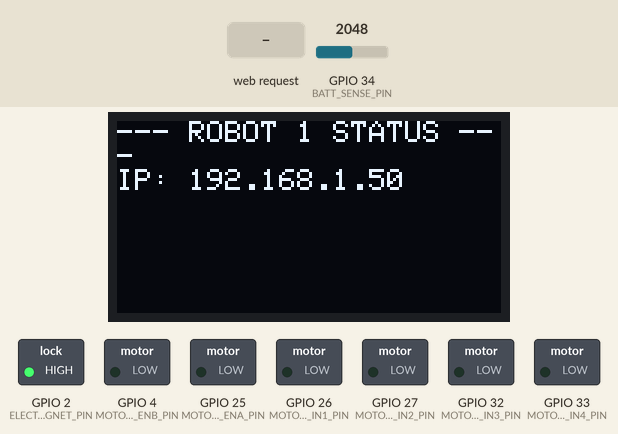
Simulated run of this sketch. Board: ESP32. Shown: 128×64 one-colour display, switched loads named in the sketch (green lamp = pin HIGH). Dashed ring = blinking. Inputs (shaded band) come from the test bench; at power-on: GPIO 34 (BATT_SENSE_PIN) = 2048. WiFi joins after 1.5 s; servers stay silent unless stated; what the sketch prints to the serial monitor is not drawn.

Above: at 3.2 s.
3.3 s: HTTP request GET /?dtype=speed received
At 3.71 s:
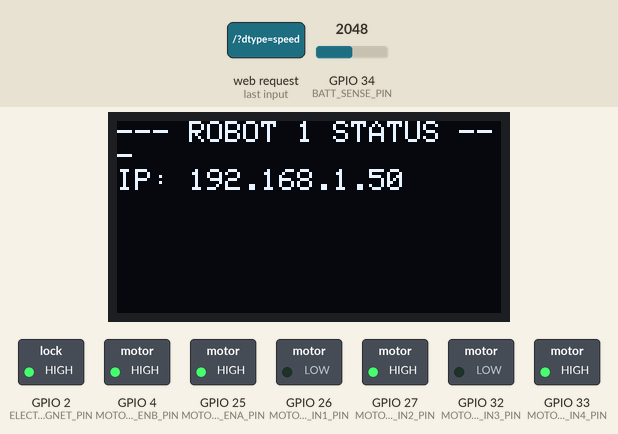
At 11.71 s:
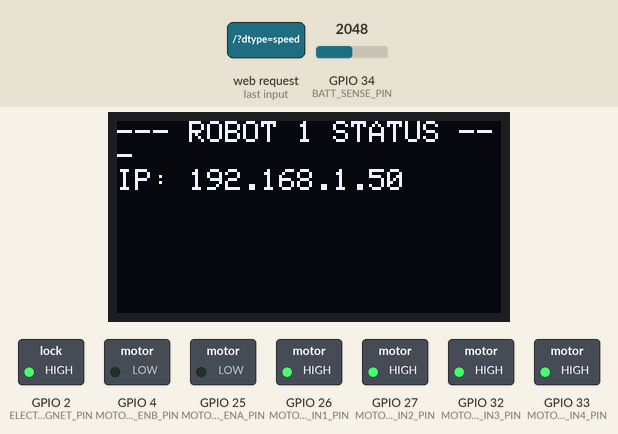
Timing chart, 0 to 13.5 s (numbered marks = the images above; inputs shaded):
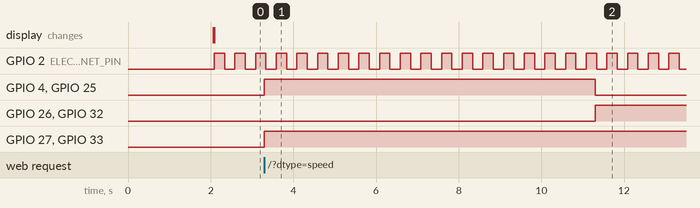

Measured:
- after the input at 3.3 s, GPIO 4 (MOTOR2_ENB_PIN), GPIO 25 (MOTOR1_ENA_PIN): LOW → HIGH at once, → LOW 8.0 s later; GPIO 26 (MOTOR1_IN1_PIN), GPIO 32 (MOTOR2_IN3_PIN): LOW → HIGH after 8.0 s; GPIO 27 (MOTOR1_IN2_PIN), GPIO 33 (MOTOR2_IN4_PIN): LOW → HIGH at once
- by itself, GPIO 2 (ELECTROMAGNET_PIN): alternates HIGH for 0.25 s and LOW for 0.25 s

The sketch:

Robot-Firmware.ino
```cpp
#include "pinout.h"
#include "drivetrain.h"
#include "server.h"
#include "screen.h"

// Heartbeat Task
void heartbeatTask(void) {
    static uint32_t lastBlink_ms = 0;
    static const uint32_t blinkPeriod_ms = 250;
    uint32_t currentTime_ms = millis();
    if (lastBlink_ms + blinkPeriod_ms <= currentTime_ms) {
        digitalWrite(LED_BUILTIN, !digitalRead(LED_BUILTIN));
        lastBlink_ms = currentTime_ms;
    }
}

// Voltage Sense Task
void voltageSenseTask(void) {
    static uint32_t lastSample_ms = 0;
    static const uint32_t samplePeriod_ms = 1000;
    uint32_t currentTime_ms = millis();
    if (lastSample_ms + samplePeriod_ms <= currentTime_ms) {
        // CHANGED: 12-bit ADC reading from 0 to 3.3V (ESP32) - was 10-bit/0-1V on ESP8266.
        const uint32_t maxADCValue = (1 << 12);   // CHANGED: (1<<10) -> (1<<12), ESP32 ADC is 12-bit
        const uint32_t adcVref_mV = 3300;

        const uint32_t R_TOP_kOhm = 100;
        const uint32_t R_BOTTOM_kOhm = 33;

        uint32_t adcValue = analogRead(BATT_SENSE_PIN);
        uint32_t battVoltage_mV = adcValue * adcVref_mV / maxADCValue * (R_TOP_kOhm + R_BOTTOM_kOhm) / R_BOTTOM_kOhm;

        lastSample_ms = currentTime_ms;
    }
}

void setup() {
    Serial.begin(9600);
    pinMode(LED_BUILTIN, OUTPUT);

    analogSetPinAttenuation(BATT_SENSE_PIN, ADC_11db);


    drivetrainInit();
    serverInit();
    screenInit();
}

void loop() {
    serverTask();
    screenTask();
    heartbeatTask();
    voltageSenseTask();
    drivetrainTask();
}
```

drivetrain.cpp
```cpp
#include "drivetrain.h"

static const uint8_t zeroSpeed = 90;

static const uint8_t maxSpeed = 180;

// NEW: L298N needs one PWM channel + two direction pins per motor, instead of one Servo
// object per motor. ESP32 PWM is generated by the LEDC peripheral, addressed by channel
// number rather than by pin directly, so channels are allocated here.

static const uint32_t FREQ_HZ = 5000;
static const uint8_t RESOLUTION_BITS = 8;
static const uint8_t PWM_MAX_DUTY = 255;


static volatile uint32_t lastCommandTime_ms;

static volatile bool motorsStopped = true;
static const uint32_t driveTimeout_ms = 8000;

// NEW: sets one motor's direction (via in1/in2) and speed (via PWM channel) from a single
// 0-180 value, where 90 = stop, >90 = forward, <90 = reverse. This replaces what
// servoX.write(speed) used to do in one call - L298N needs direction and magnitude set
// separately, so this helper keeps drivetrainSetSpeed() itself close to its original shape.
static void driveMotor(uint8_t speed, uint8_t in1Pin, uint8_t in2Pin, uint8_t pwmPin) {
    if (speed == zeroSpeed) {
        digitalWrite(in1Pin, LOW);
        digitalWrite(in2Pin, LOW);
        ledcWrite(pwmPin, 0);
    } else if (speed > zeroSpeed) {
        digitalWrite(in1Pin, HIGH);
        digitalWrite(in2Pin, LOW);
        ledcWrite(pwmPin, PWM_MAX_DUTY);
    } else {
        digitalWrite(in1Pin, LOW);
        digitalWrite(in2Pin, HIGH);
        ledcWrite(pwmPin, PWM_MAX_DUTY);
    }
}

// NEW: L298N "dynamic brake" - driving both direction pins high shorts the motor windings
// through the H-bridge, which stops the motor faster than coasting (driveMotor's zeroSpeed
// case). Used only for the dead-man timeout in drivetrainTask(), not for a normal commanded
// stop. FLAG FOR TEAM: this is a judgment call, not a locked decision - if brake causes
// excessive current draw/heat on our specific motors, swap this for driveMotor(zeroSpeed,...)
// (coast) instead.
static void driveMotorBrake(uint8_t in1Pin, uint8_t in2Pin, uint8_t pwmPin) {
    digitalWrite(in1Pin, HIGH);
    digitalWrite(in2Pin, HIGH);
    ledcWrite(pwmPin, 0);
}

void drivetrainSetSpeed(uint8_t speed1, uint8_t speed2) {
    // Store current time
    lastCommandTime_ms = millis();

    motorsStopped = false;
    char debugStr[50];
    sprintf(debugStr, "Speed1, Speed2:\t %d, %d\n", speed1, speed2);
    Serial.println(debugStr);

    driveMotor(speed1, MOTOR1_IN1_PIN, MOTOR1_IN2_PIN, MOTOR1_ENA_PIN);
    driveMotor(speed2, MOTOR2_IN3_PIN, MOTOR2_IN4_PIN, MOTOR2_ENB_PIN);
}

void drivetrainInit(void) {
    pinMode(MOTOR1_IN1_PIN, OUTPUT);
    pinMode(MOTOR1_IN2_PIN, OUTPUT);
    pinMode(MOTOR2_IN3_PIN, OUTPUT);
    pinMode(MOTOR2_IN4_PIN, OUTPUT);

    bool motor1=ledcAttach(MOTOR1_ENA_PIN, FREQ_HZ, RESOLUTION_BITS);
    bool motor2=ledcAttach(MOTOR2_ENB_PIN, FREQ_HZ, RESOLUTION_BITS);

    if (!motor1) {
    Serial.println("ERROR: ledcAttach failed for MOTOR1_ENA_PIN");
    }
    if (!motor2) {
    Serial.println("ERROR: ledcAttach failed for MOTOR2_ENB_PIN");
    }


    driveMotor(zeroSpeed, MOTOR1_IN1_PIN, MOTOR1_IN2_PIN, MOTOR1_ENA_PIN);
    driveMotor(zeroSpeed, MOTOR2_IN3_PIN, MOTOR2_IN4_PIN, MOTOR2_ENB_PIN);
    motorsStopped = true;
}

void drivetrainTask(void) {
    uint32_t currentTime_ms = millis();
    if (lastCommandTime_ms + driveTimeout_ms <= currentTime_ms && !motorsStopped) {

        driveMotorBrake(MOTOR1_IN1_PIN, MOTOR1_IN2_PIN, MOTOR1_ENA_PIN);
        driveMotorBrake(MOTOR2_IN3_PIN, MOTOR2_IN4_PIN, MOTOR2_ENB_PIN);
        motorsStopped = true;
    }
}
```

drivetrain.h
```cpp
#ifndef DRIVETRAIN_H
#define DRIVETRAIN_H
#include <Arduino.h>

#include "pinout.h"

void drivetrainInit(void);
void drivetrainTask(void);

void drivetrainSetSpeed(uint8_t speed1, uint8_t speed2);

#endif /* DRIVETRAIN_H */
```

pinout.h
```cpp
#include <stdint.h>

#ifndef PINOUT_H
#define PINOUT_H


// --- Unchanged from original repo ---
const uint8_t ELECTROMAGNET_PIN = 2;   // kept: no firmware change needed, still a plain
                                        // digitalWrite() target - MOSFET driver stage is a
                                        // hardware-side addition, not a pin change
const uint8_t HEARTBEAT_PIN = 14;      // kept: heartbeat LED logic unchanged - TODO confirm
                                        // this GPIO is still free/valid on the new board

// --- Removed from original repo ---
// const uint8_t NEOPIXEL_PIN  -> REMOVED: NeoPixel dropped entirely from this build
// const uint8_t SERVO1_PIN    -> REMOVED: no continuous-rotation servos anymore
// const uint8_t SERVO2_PIN    -> REMOVED: no continuous-rotation servos anymore
// const uint8_t BUTTON_PIN    -> REMOVED: robot ID is HTTP-only now, no physical button poll.
//                                 (Also worth remembering: old value was GPIO0, a strapping
//                                 pin - avoid reusing GPIO0 for a button if this ever comes back.)

// --- NEW: L298N drivetrain pins (Module 1) ---
// TODO: confirm all 6 against tomorrow's breadboard wiring. Placeholder values below are
// spaced out and arbitrary - they do NOT reflect real ESP32 DevKit pin suitability
// (e.g. avoid input-only pins for outputs, avoid strapping pins, avoid ADC2 pins if WiFi is
// active). Pick real values tomorrow with the datasheet in hand.
const uint8_t MOTOR1_IN1_PIN = 26;   // TODO CONFIRM
const uint8_t MOTOR1_IN2_PIN = 27;   // TODO CONFIRM
const uint8_t MOTOR1_ENA_PIN = 25;   // TODO CONFIRM - must support LEDC PWM output
const uint8_t MOTOR2_IN3_PIN = 32;   // TODO CONFIRM
const uint8_t MOTOR2_IN4_PIN = 33;   // TODO CONFIRM
const uint8_t MOTOR2_ENB_PIN = 4;   // TODO CONFIRM - must support LEDC PWM output

// --- NEW: Battery voltage sense (Module 3) ---
const uint8_t BATT_SENSE_PIN = 34;   // TODO CONFIRM - GPIO34 is ADC1-only, input-only, good
                                      // candidate for analog sense, but confirm against final
                                      // board/wiring tomorrow

// --- NEW: OLED I2C (Module 4) ---
// TODO: ESP32 default I2C pins are often SDA=21/SCL=22, but confirm against the specific
// DevKit/NodeMCU board in hand tomorrow - not all ESP32 boards break these out the same way.
const uint8_t OLED_SDA_PIN = 21;   // TODO CONFIRM
const uint8_t OLED_SCL_PIN = 22;   // TODO CONFIRM

#endif /* PINOUT_H */
```

screen.cpp
```cpp
#include <Wire.h>
#include <WiFi.h>
#include <Adafruit_GFX.h>
#include <Adafruit_SSD1306.h>
#include "screen.h"

#define SCREEN_WIDTH 128
#define SCREEN_HEIGHT 64
#define OLED_RESET    -1        // Reset pin (-1 if sharing Arduino reset pin)
#define SCREEN_ADDRESS 0x3C     // Standard I2C address for 128x64 OLEDs

static Adafruit_SSD1306 display(SCREEN_WIDTH, SCREEN_HEIGHT, &Wire, OLED_RESET);

void screenInit(void) {
    // Initialize I2C communication using the pins specified in pinout.h[cite: 3]
    Wire.begin(OLED_SDA_PIN, OLED_SCL_PIN);

    // Initialize the OLED display with the SSD1306 switchcap VCC
    if (!display.begin(SSD1306_SWITCHCAPVCC, SCREEN_ADDRESS)) {
        Serial.println(F("ERROR: SSD1306 allocation failed"));
        for (;;); // Don't proceed, loop forever if display fails
    }

    display.clearDisplay();
    display.setTextSize(1);
    display.setTextColor(SSD1306_WHITE);
    display.setCursor(0, 0);
    display.println(F("System Initializing..."));
    display.display();
}

void screenTask(void) {
    static uint32_t lastUpdate_ms = 0;
    static const uint32_t updatePeriod_ms = 500; // Refresh every 500ms
    uint32_t currentTime_ms = millis();

    if (lastUpdate_ms + updatePeriod_ms <= currentTime_ms) {
        lastUpdate_ms = currentTime_ms;

        display.clearDisplay();
        display.setCursor(0, 0);

        // Example layout for system telemetry
        display.println(F("--- ROBOT 1 STATUS ---"));
        display.print(F("IP: "));
        display.println(WiFi.localIP());

        display.display();
    }
}
```

screen.h
```cpp
#ifndef SCREEN_H
#define SCREEN_H

#include <Arduino.h>
#include "pinout.h"

void screenInit(void);
void screenTask(void);

#endif /* SCREEN_H */
```

server.cpp
```cpp
#include <WiFi.h>
#include <WebServer.h>
#include "server.h"
#include "drivetrain.h"


static const char* ssid = "Mahmud";
static const char* password = "STARLIGHTERS";

static WebServer server(80);

void handlerFunction() {
    const String dtype = server.arg("dtype");

    if (dtype == "speed") {
        drivetrainSetSpeed((uint8_t) server.arg("servo1").toInt(), (uint8_t) server.arg("servo2").toInt());

    } else if (dtype == "pallet") {
        int pallet = server.arg("power").toInt();
        if (pallet == HIGH) {
            digitalWrite(ELECTROMAGNET_PIN, HIGH);
        } else {
            digitalWrite(ELECTROMAGNET_PIN, LOW);
        }
    } else if (dtype == "robotNumber") {
        // TODO(Module 4): once robotid.cpp/robotid.h exist, replace this comment with:
        //   robotIdSetNumber((uint8_t) server.arg("robotNumber").toInt());
        // Left as a no-op for now so this file compiles independently of Module 4's status.
    }

    server.send(200, "text/html", "");
}

void serverInit(void) {
    pinMode(ELECTROMAGNET_PIN, OUTPUT);
    digitalWrite(ELECTROMAGNET_PIN, LOW);

    WiFi.begin(ssid, password);
    while(WiFi.status() != WL_CONNECTED) {
        Serial.println("Connecting to router...");
        delay(1000);
    }
    server.on("/", handlerFunction);
    Serial.println(WiFi.localIP());
    server.begin();
}

void serverTask(void) {
    server.handleClient();
}
```

server.h
```cpp
#ifndef SERVER_H
#define SERVER_H

#include <Arduino.h>
#include "pinout.h"

void serverInit(void);
void serverTask(void);

#endif /* SERVER_H */
```
